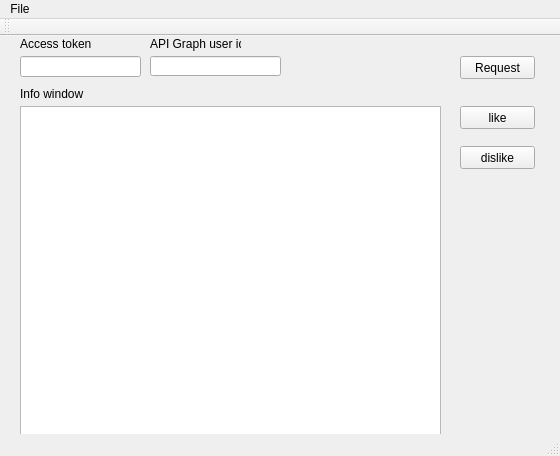
<?xml version="1.0" encoding="UTF-8"?>
<ui version="4.0">
 <class>MainWindow</class>
 <widget class="QMainWindow" name="MainWindow">
  <property name="geometry">
   <rect>
    <x>0</x>
    <y>0</y>
    <width>560</width>
    <height>456</height>
   </rect>
  </property>
  <property name="windowTitle">
   <string>MainWindow</string>
  </property>
  <widget class="QWidget" name="centralWidget">
   <widget class="QPushButton" name="getRequest">
    <property name="geometry">
     <rect>
      <x>460</x>
      <y>20</y>
      <width>75</width>
      <height>23</height>
     </rect>
    </property>
    <property name="text">
     <string>Request</string>
    </property>
   </widget>
   <widget class="QPushButton" name="like">
    <property name="geometry">
     <rect>
      <x>460</x>
      <y>70</y>
      <width>75</width>
      <height>23</height>
     </rect>
    </property>
    <property name="text">
     <string>like</string>
    </property>
   </widget>
   <widget class="QPushButton" name="dislike">
    <property name="geometry">
     <rect>
      <x>460</x>
      <y>110</y>
      <width>75</width>
      <height>23</height>
     </rect>
    </property>
    <property name="text">
     <string>dislike</string>
    </property>
   </widget>
   <widget class="QLineEdit" name="lineToken">
    <property name="geometry">
     <rect>
      <x>20</x>
      <y>20</y>
      <width>121</width>
      <height>21</height>
     </rect>
    </property>
   </widget>
   <widget class="QPlainTextEdit" name="outJson">
    <property name="geometry">
     <rect>
      <x>20</x>
      <y>70</y>
      <width>421</width>
      <height>331</height>
     </rect>
    </property>
   </widget>
   <widget class="QLabel" name="label">
    <property name="geometry">
     <rect>
      <x>20</x>
      <y>0</y>
      <width>71</width>
      <height>16</height>
     </rect>
    </property>
    <property name="text">
     <string>Access token</string>
    </property>
   </widget>
   <widget class="QLabel" name="label_2">
    <property name="geometry">
     <rect>
      <x>20</x>
      <y>50</y>
      <width>101</width>
      <height>16</height>
     </rect>
    </property>
    <property name="text">
     <string>Info window</string>
    </property>
   </widget>
   <widget class="QLineEdit" name="apiID">
    <property name="geometry">
     <rect>
      <x>150</x>
      <y>20</y>
      <width>131</width>
      <height>20</height>
     </rect>
    </property>
   </widget>
   <widget class="QLabel" name="label_3">
    <property name="geometry">
     <rect>
      <x>150</x>
      <y>0</y>
      <width>91</width>
      <height>16</height>
     </rect>
    </property>
    <property name="text">
     <string>API Graph user id</string>
    </property>
   </widget>
  </widget>
  <widget class="QToolBar" name="mainToolBar">
   <attribute name="toolBarArea">
    <enum>TopToolBarArea</enum>
   </attribute>
   <attribute name="toolBarBreak">
    <bool>false</bool>
   </attribute>
  </widget>
  <widget class="QStatusBar" name="statusBar"/>
  <widget class="QMenuBar" name="menuBar">
   <property name="geometry">
    <rect>
     <x>0</x>
     <y>0</y>
     <width>560</width>
     <height>21</height>
    </rect>
   </property>
   <widget class="QMenu" name="menuFile">
    <property name="title">
     <string>File</string>
    </property>
    <addaction name="actionOpen"/>
    <addaction name="actionSave"/>
    <addaction name="actionSave_as"/>
    <addaction name="actionClose"/>
    <addaction name="separator"/>
    <addaction name="actionQuit_Alt_F4"/>
   </widget>
   <addaction name="menuFile"/>
  </widget>
  <action name="actionOpen">
   <property name="text">
    <string>Open</string>
   </property>
  </action>
  <action name="actionSave">
   <property name="text">
    <string>Save</string>
   </property>
  </action>
  <action name="actionSave_as">
   <property name="text">
    <string>Save as...</string>
   </property>
  </action>
  <action name="actionClose">
   <property name="text">
    <string>Close</string>
   </property>
  </action>
  <action name="actionQuit_Alt_F4">
   <property name="text">
    <string>Quit (Alt+F4)</string>
   </property>
  </action>
  <action name="actionBolt">
   <property name="text">
    <string>Bolt</string>
   </property>
  </action>
 </widget>
 <layoutdefault spacing="6" margin="11"/>
 <resources/>
 <connections/>
</ui>
